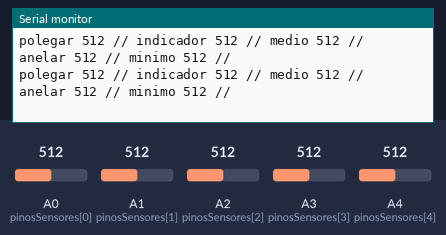
Simulated run of this sketch. Board: Arduino Uno, built with avr-gcc and run on an emulated ATmega328P. Parts: the last lines printed to the serial monitor. The test bench sets the inputs (shaded band); at power-on: A0 (pinosSensores[0]) = 512, A1 (pinosSensores[1]) = 512, A2 (pinosSensores[2]) = 512, A3 (pinosSensores[3]) = 512, A4 (pinosSensores[4]) = 512.

Above: at 1.2 s.
1.3 s: A0 (pinosSensores[0]) set to 107
At 1.47 s:
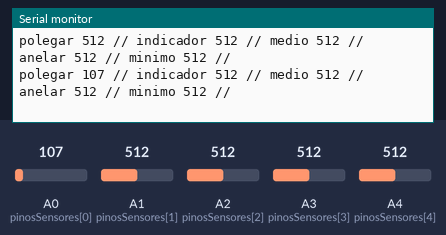
4.3 s: A0 (pinosSensores[0]) set to 92
At 4.36 s:
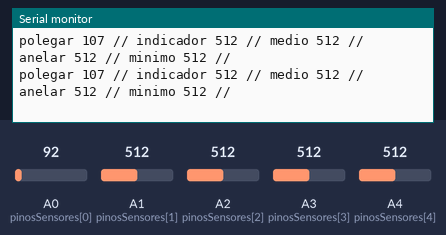
8.8 s: A1 (pinosSensores[1]) set to 108
At 8.82 s:
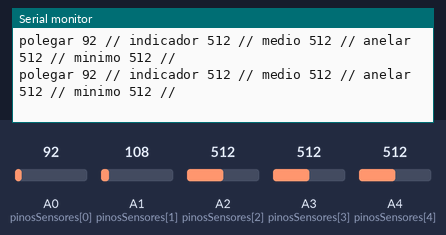
11.8 s: A1 (pinosSensores[1]) set to 94
At 11.82 s:
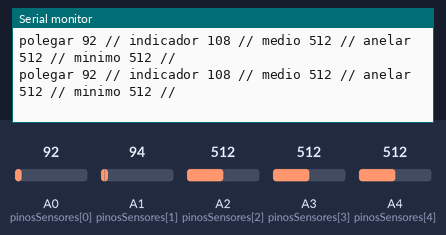
Timing chart, 0 to 14.8 s (numbered marks = the images above; inputs shaded):
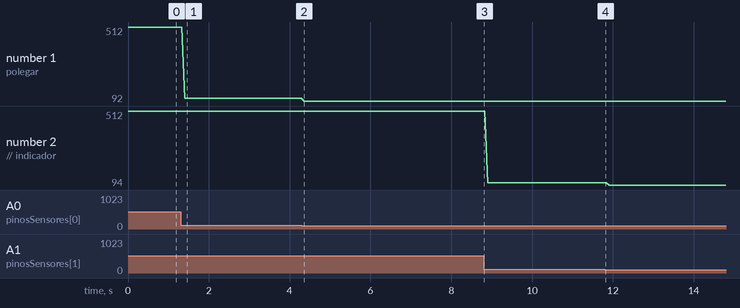

Measured:
- after the input at 1.3 s, the serial monitor: prints a new line after 0.10 s (image 1)
- plotted number 1: 512 → 107 after the input at 1.3 s, 107 → 92 after the input at 4.3 s
- plotted number 2: 512 → 108 after the input at 8.8 s, 108 → 94 after the input at 11.8 s

The sketch:

testeSensores.ino
```cpp
//código utilizado para verificar o funcionamento dos sensores e seus respectivos valores de leitura analógica

char dedos[5][10] = {"polegar", "indicador", "medio", "anelar","minimo"};
int pinosSensores[5] = {A0, A1, A2, A3, A4};

void setup() {
Serial.begin(9600);
}

void loop() {
for (int i = 0; i < 5; i++){
Serial.print(dedos[i]); Serial.print(" "); Serial.print(analogRead(pinosSensores[i])); Serial.print(" // "); //Imprime no monitor serial o dedo que está sendo verificado seguido por sua respectiva leitura analógica.
}
Serial.println();
}
```
